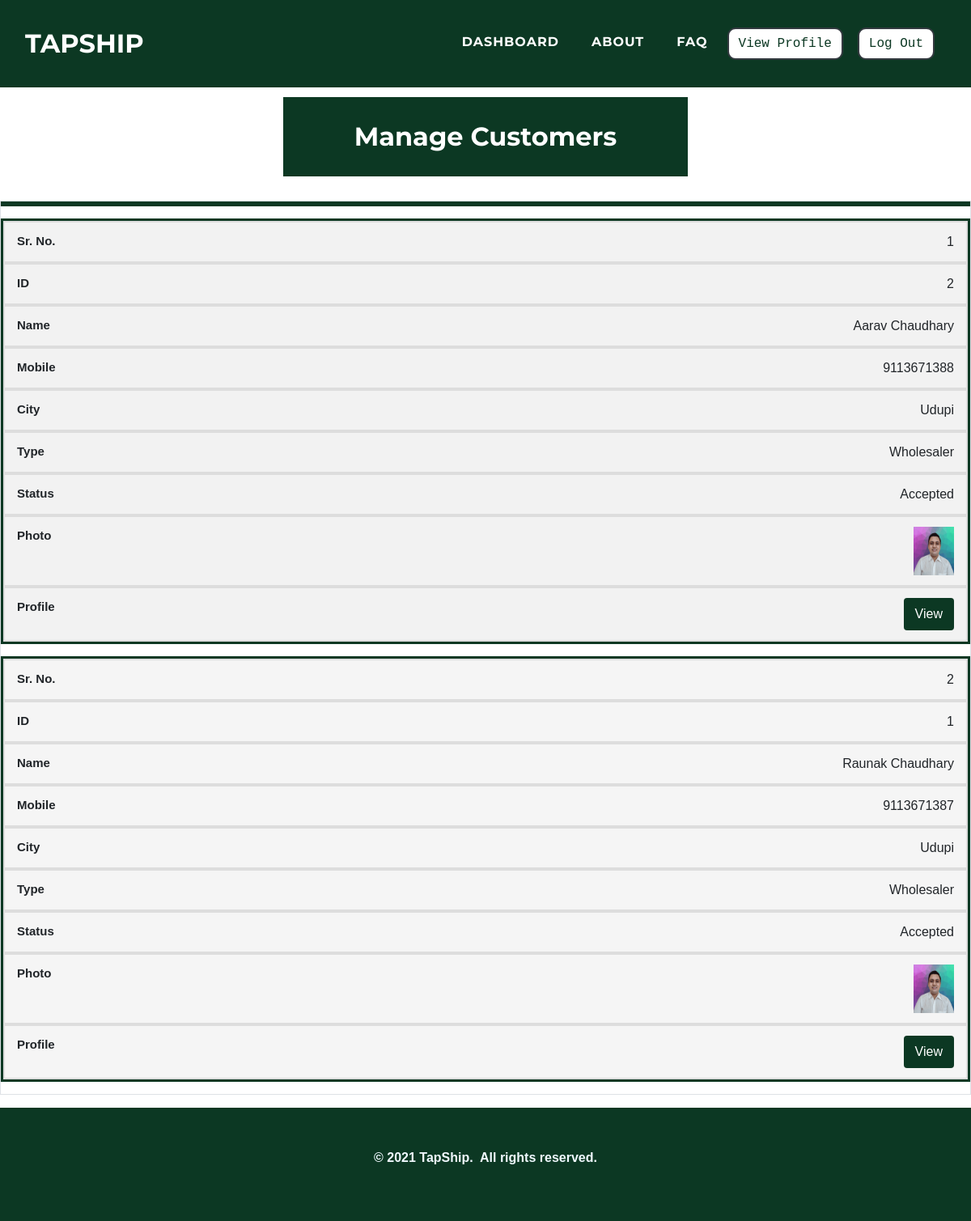
Page /admin/managecustomer.php (signed in) on the earlier database version.
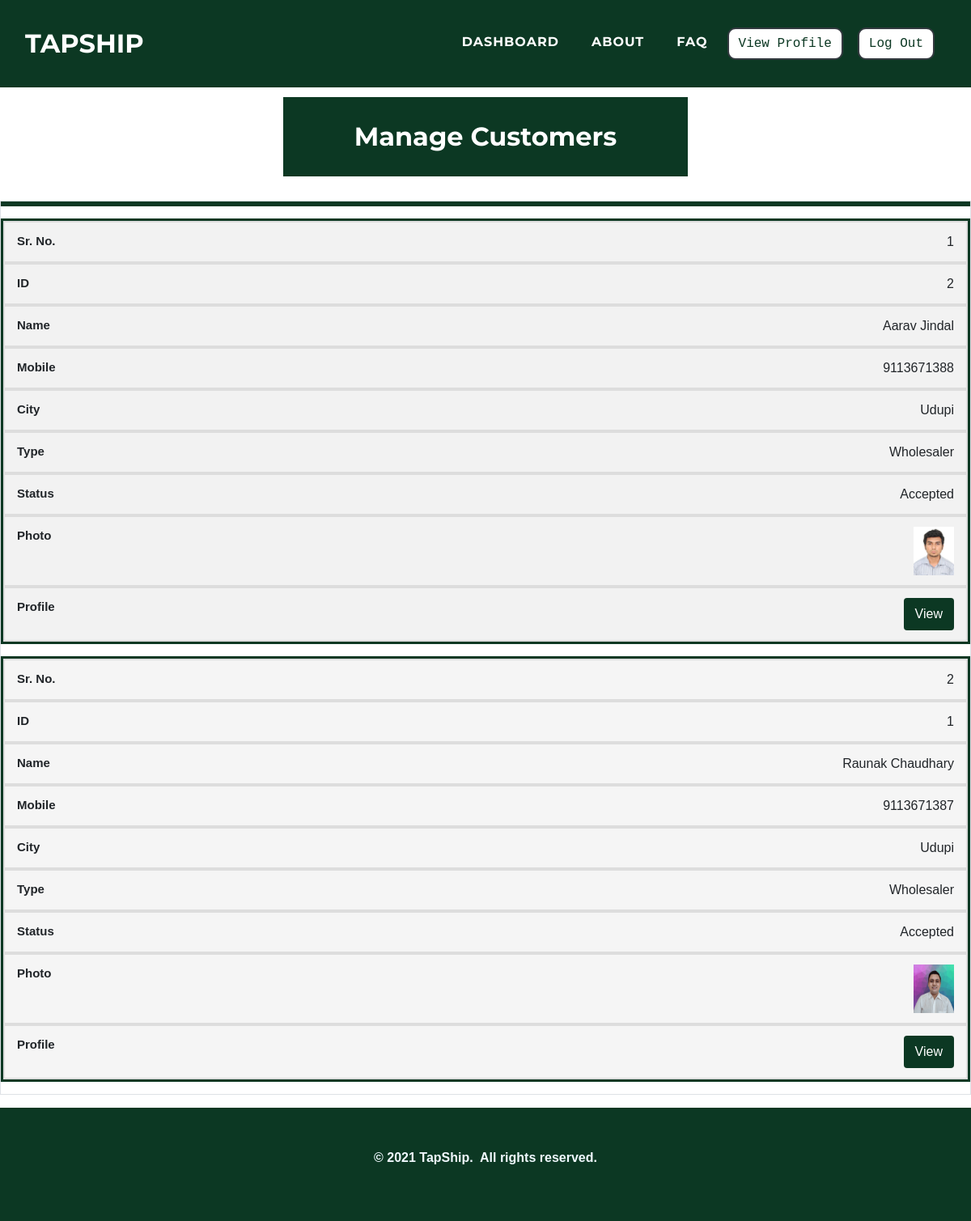
Same page on the later database version.
### tables this page shows
CREATE TABLE `customer` (
  `c_id` int(11) NOT NULL,
  `c_name` varchar(100) NOT NULL,
  `c_mobile` varchar(25) NOT NULL,
  `c_contactname` varchar(50) NOT NULL,
  `c_gender` varchar(25) NOT NULL,
  `c_age` varchar(10) NOT NULL,
  `c_street` varchar(50) NOT NULL,
  `c_city` varchar(25) NOT NULL,
  `c_state` varchar(25) NOT NULL,
  `c_pincode` varchar(10) NOT NULL,
  `c_type` varchar(25) NOT NULL,
  `c_registration` varchar(100) NOT NULL,
  `c_aadhar` varchar(25) NOT NULL,
  `c_aadharpdf` varchar(100) NOT NULL,
  `c_pan` varchar(25) NOT NULL,
  `c_panpdf` varchar(100) NOT NULL,
  `c_photo` varchar(100) NOT NULL,
  `c_password` varchar(25) NOT NULL,
  `c_approve` varchar(100) NOT NULL
);

### admin/managecustomer.php (the view, shortened to what the changed rows need)
<!DOCTYPE html>
<html>
<head>
    <link rel="stylesheet" href="../assets/bootstrap/css/bootstrap.min.css">
    <link rel="stylesheet" href="../assets/fonts/font-awesome.min.css">
    <link rel="stylesheet" href="../assets/fonts/ionicons.min.css">
    <link rel="stylesheet" href="../assets/css/Article-List.css">
    <link rel="stylesheet" href="../assets/css/Features-Boxed.css">
    <link rel="stylesheet" href="../assets/css/Footer-Dark.css">
    <link rel="stylesheet" href="../assets/css/Highlight-Blue.css">
    <link rel="stylesheet" href="https://cdnjs.cloudflare.com/ajax/libs/animate.css/3.5.2/animate.min.css">
    <link rel="stylesheet" href="https://cdnjs.cloudflare.com/ajax/libs/aos/2.2.0/aos.css">
    <link rel="stylesheet" href="../assets/css/Login-Form-Clean.css">
    <link rel="stylesheet" href="../assets/css/table-style.css" />
</head>
<body id="page-top">
    <div class="features-boxed">
        <div class="container-fluid" style="background: #ffffff;">
            <div class="intro" style="background: #0c3823;margin-top: 120px;margin-bottom: 30px;">
                <h2 class="text-center" data-aos="fade" style="color: rgb(255,255,255);padding: 30px;margin-bottom: 0px;">Manage Customers</h2>
            </div>
        </div>
    </div>
    <table id="tabledata" class=" table table-striped table-hover table-bordered">
        <?php
        $con = mysqli_connect('localhost', 'root');
        mysqli_select_db($con, 'tapship');
        $q = "select c_id, c_name, c_mobile, c_city, c_type, c_approve, c_photo from customer where c_id!=0 ORDER BY c_id DESC";
        $query = mysqli_query($con, $q);
        $c = 1;
        while ($res = mysqli_fetch_array($query)) {
        ?>
            <tr class="text-center">
                <td data-label="Sr. No."> <?php echo $c;
                                            $c += 1 ?> </td>
                <td data-label="ID"> <?php echo $res['c_id']; ?> </td>
                <td data-label="Name"> <?php echo $res['c_name'];  ?> </td>
                <td data-label="Mobile"> <?php echo $res['c_mobile'];  ?> </td>
                <td data-label="City"> <?php echo $res['c_city'];  ?> </td>
                <td data-label="Type"> <?php echo $res['c_type'];  ?> </td>
                <td data-label="Status"> <?php if ($res['c_approve'] == "1") {
                                                echo "No Action";
                                            } else if ($res['c_approve'] == "2") {
                                                echo " Accepted";
                                            } else if ($res['c_approve'] == "3") {
                                                echo "Review";
                                            } else if ($res['c_approve'] == "4") {
                                                echo "Rejected";
                                            } else if ($res['c_approve'] == "5") {
                                                echo "Resubmitted";
                                            }  ?> </td>
                <td data-label="Photo"> <img src="../customers/<?php echo $res['c_photo'];  ?>" width="50" height="60"> </td>
                <td data-label="Profile"> <button class="btn" style="background-color:#0c3823;"> <a href="customerprofile.php?c_mobile=<?php echo $res['c_mobile']; ?>" class="text-white"> View </a> </button> </td>
            </tr>
        <?php
        }
        ?>
    </table>
</body>
</html>

Differences in the rows shown:
changed customer id 2: c_name "Aarav Chaudhary" → "Aarav Jindal"; c_photo: a different picture
